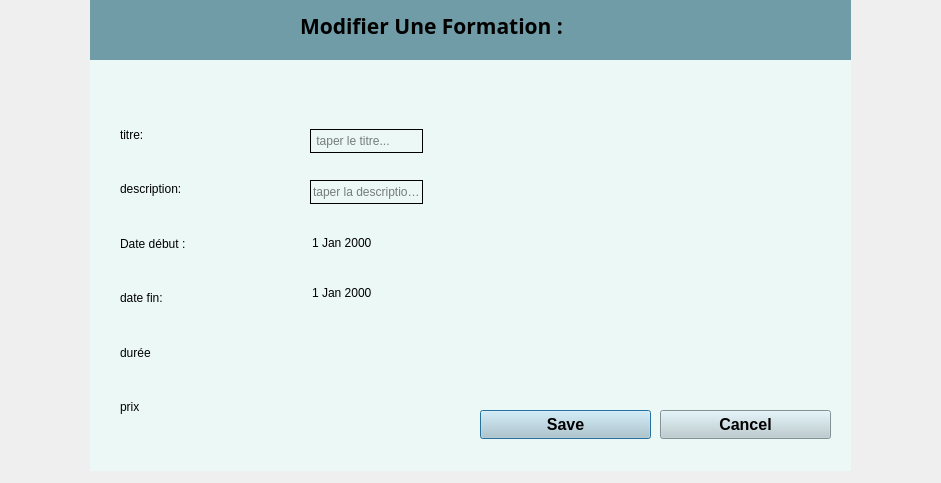
<?xml version="1.0" encoding="UTF-8"?>
<ui version="4.0">
 <class>EditFormationDialog</class>
 <widget class="QDialog" name="EditFormationDialog">
  <property name="geometry">
   <rect>
    <x>0</x>
    <y>0</y>
    <width>941</width>
    <height>483</height>
   </rect>
  </property>
  <property name="windowTitle">
   <string>Dialog</string>
  </property>
  <widget class="QWidget" name="widget" native="true">
   <property name="geometry">
    <rect>
     <x>80</x>
     <y>0</y>
     <width>771</width>
     <height>471</height>
    </rect>
   </property>
   <widget class="QWidget" name="widget_2" native="true">
    <property name="geometry">
     <rect>
      <x>10</x>
      <y>0</y>
      <width>761</width>
      <height>61</height>
     </rect>
    </property>
    <property name="styleSheet">
     <string notr="true">background-color:#709CA7;</string>
    </property>
    <widget class="QLabel" name="label">
     <property name="geometry">
      <rect>
       <x>210</x>
       <y>10</y>
       <width>321</width>
       <height>31</height>
      </rect>
     </property>
     <property name="font">
      <font>
       <family>Yu Gothic</family>
       <pointsize>16</pointsize>
       <bold>true</bold>
      </font>
     </property>
     <property name="styleSheet">
      <string notr="true">color:black;
</string>
     </property>
     <property name="text">
      <string>Modifier Une Formation :</string>
     </property>
    </widget>
   </widget>
   <widget class="QWidget" name="widget_3" native="true">
    <property name="geometry">
     <rect>
      <x>10</x>
      <y>60</y>
      <width>761</width>
      <height>411</height>
     </rect>
    </property>
    <property name="styleSheet">
     <string notr="true">background-color:#ECF8F6;
color: rgb(0, 0, 0);</string>
    </property>
    <widget class="QWidget" name="widget_4" native="true">
     <property name="geometry">
      <rect>
       <x>10</x>
       <y>0</y>
       <width>171</width>
       <height>411</height>
      </rect>
     </property>
     <property name="styleSheet">
      <string notr="true"/>
     </property>
     <widget class="QWidget" name="widget_12" native="true">
      <property name="geometry">
       <rect>
        <x>20</x>
        <y>50</y>
        <width>131</width>
        <height>321</height>
       </rect>
      </property>
      <property name="styleSheet">
       <string notr="true">border:none;</string>
      </property>
      <layout class="QVBoxLayout" name="verticalLayout_2">
       <item>
        <widget class="QLabel" name="label_34">
         <property name="styleSheet">
          <string notr="true">color:black;</string>
         </property>
         <property name="text">
          <string>titre:</string>
         </property>
        </widget>
       </item>
       <item>
        <widget class="QLabel" name="label_37">
         <property name="styleSheet">
          <string notr="true">color:black;</string>
         </property>
         <property name="text">
          <string>description:</string>
         </property>
        </widget>
       </item>
       <item>
        <widget class="QLabel" name="label_38">
         <property name="styleSheet">
          <string notr="true">color:black;</string>
         </property>
         <property name="text">
          <string>Date début :</string>
         </property>
        </widget>
       </item>
       <item>
        <widget class="QLabel" name="label_39">
         <property name="styleSheet">
          <string notr="true">color:black;</string>
         </property>
         <property name="text">
          <string>date fin:</string>
         </property>
        </widget>
       </item>
       <item>
        <widget class="QLabel" name="label_40">
         <property name="styleSheet">
          <string notr="true">color:black;</string>
         </property>
         <property name="text">
          <string>durée</string>
         </property>
        </widget>
       </item>
       <item>
        <widget class="QLabel" name="label_41">
         <property name="styleSheet">
          <string notr="true">color:black;</string>
         </property>
         <property name="text">
          <string>prix</string>
         </property>
        </widget>
       </item>
      </layout>
     </widget>
    </widget>
    <widget class="QPushButton" name="saveButton">
     <property name="geometry">
      <rect>
       <x>390</x>
       <y>350</y>
       <width>171</width>
       <height>29</height>
      </rect>
     </property>
     <property name="font">
      <font>
       <pointsize>12</pointsize>
       <bold>true</bold>
      </font>
     </property>
     <property name="styleSheet">
      <string notr="true">background-color:#B8CBD0</string>
     </property>
     <property name="text">
      <string>Save</string>
     </property>
    </widget>
    <widget class="QPushButton" name="cancelButton">
     <property name="geometry">
      <rect>
       <x>570</x>
       <y>350</y>
       <width>171</width>
       <height>29</height>
      </rect>
     </property>
     <property name="font">
      <font>
       <pointsize>12</pointsize>
       <bold>true</bold>
      </font>
     </property>
     <property name="styleSheet">
      <string notr="true">background-color:#B8CBD0</string>
     </property>
     <property name="text">
      <string>Cancel</string>
     </property>
    </widget>
    <widget class="QWidget" name="widget_13" native="true">
     <property name="geometry">
      <rect>
       <x>200</x>
       <y>50</y>
       <width>151</width>
       <height>341</height>
      </rect>
     </property>
     <property name="styleSheet">
      <string notr="true">border:none;
background-color:transparent;</string>
     </property>
     <widget class="QFrame" name="frame_5">
      <property name="geometry">
       <rect>
        <x>10</x>
        <y>10</y>
        <width>131</width>
        <height>311</height>
       </rect>
      </property>
      <property name="frameShape">
       <enum>QFrame::Shape::StyledPanel</enum>
      </property>
      <property name="frameShadow">
       <enum>QFrame::Shadow::Raised</enum>
      </property>
      <widget class="QLineEdit" name="lineEdit_titre">
       <property name="geometry">
        <rect>
         <x>10</x>
         <y>9</y>
         <width>113</width>
         <height>24</height>
        </rect>
       </property>
       <property name="styleSheet">
        <string notr="true">border:1px solid black;</string>
       </property>
       <property name="placeholderText">
        <string> taper le titre... </string>
       </property>
      </widget>
      <widget class="QLineEdit" name="lineEdit_description">
       <property name="geometry">
        <rect>
         <x>10</x>
         <y>60</y>
         <width>113</width>
         <height>24</height>
        </rect>
       </property>
       <property name="styleSheet">
        <string notr="true">border:1px solid black;</string>
       </property>
       <property name="placeholderText">
        <string>taper la description...</string>
       </property>
      </widget>
      <widget class="QDateEdit" name="dateEdit_debut">
       <property name="geometry">
        <rect>
         <x>10</x>
         <y>110</y>
         <width>110</width>
         <height>26</height>
        </rect>
       </property>
      </widget>
      <widget class="QDateEdit" name="dateEdit_fin">
       <property name="geometry">
        <rect>
         <x>10</x>
         <y>160</y>
         <width>110</width>
         <height>26</height>
        </rect>
       </property>
      </widget>
      <widget class="QLineEdit" name="lineEdit_duree">
       <property name="geometry">
        <rect>
         <x>10</x>
         <y>210</y>
         <width>113</width>
         <height>26</height>
        </rect>
       </property>
      </widget>
      <widget class="QLineEdit" name="lineEdit_prix">
       <property name="geometry">
        <rect>
         <x>0</x>
         <y>270</y>
         <width>113</width>
         <height>26</height>
        </rect>
       </property>
      </widget>
     </widget>
    </widget>
   </widget>
  </widget>
 </widget>
 <resources/>
 <connections/>
</ui>
